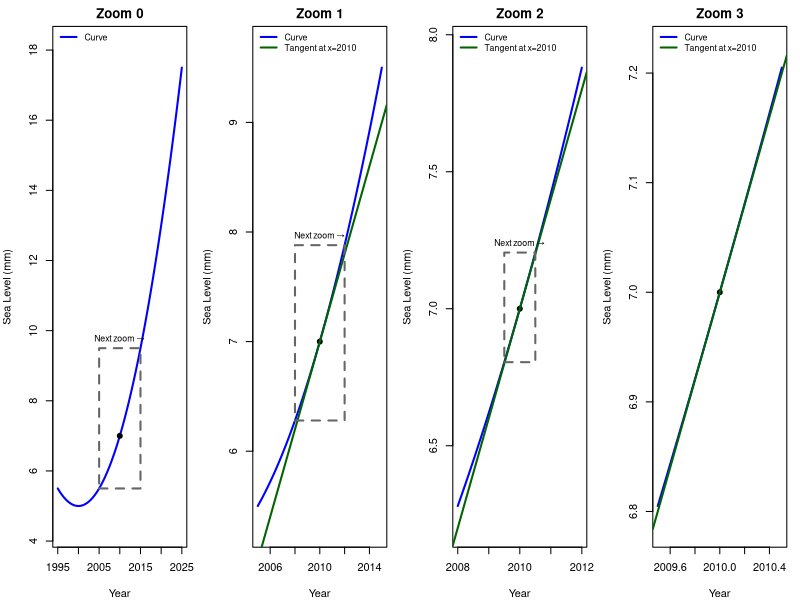
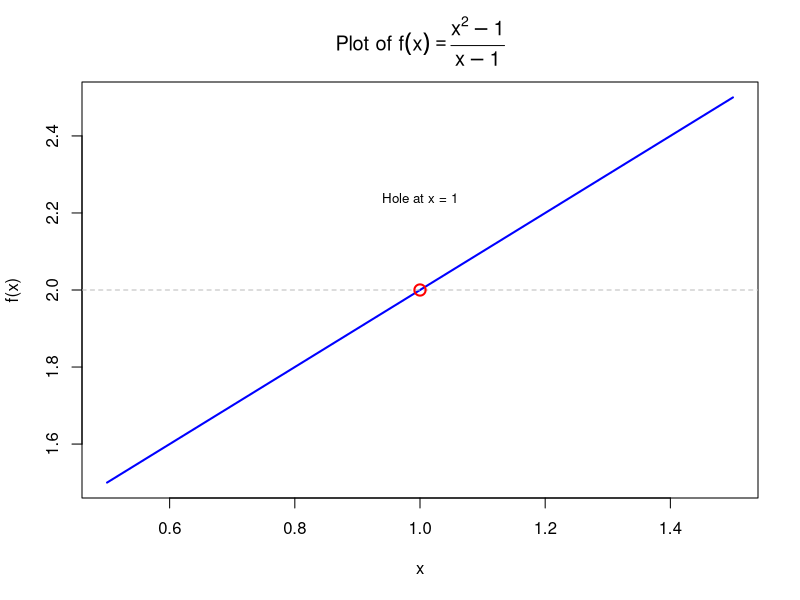
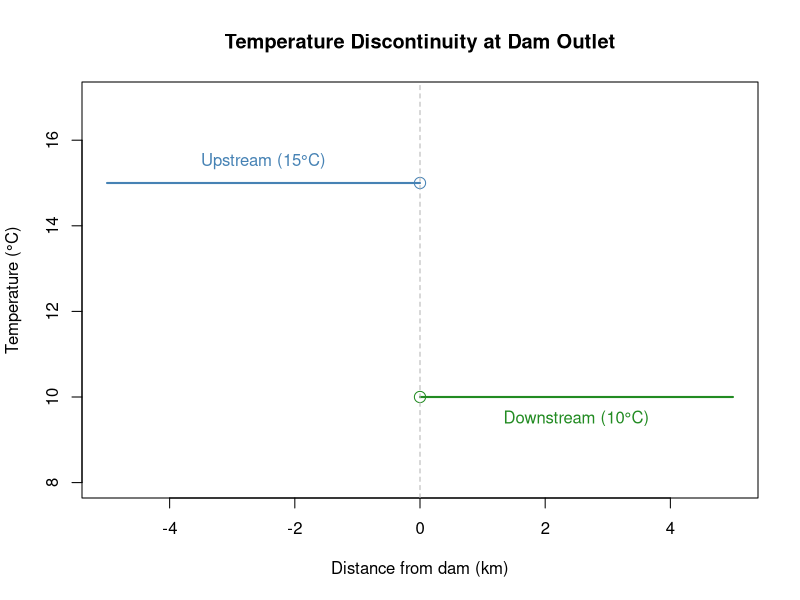
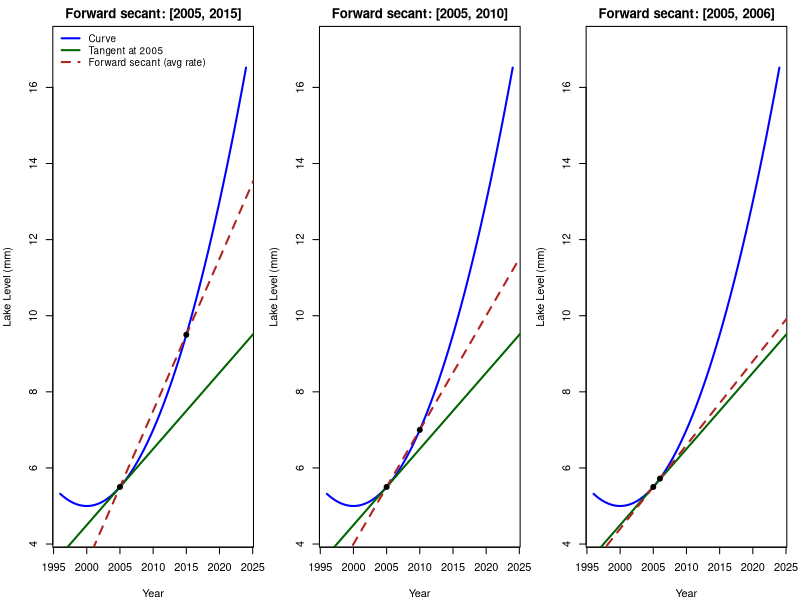
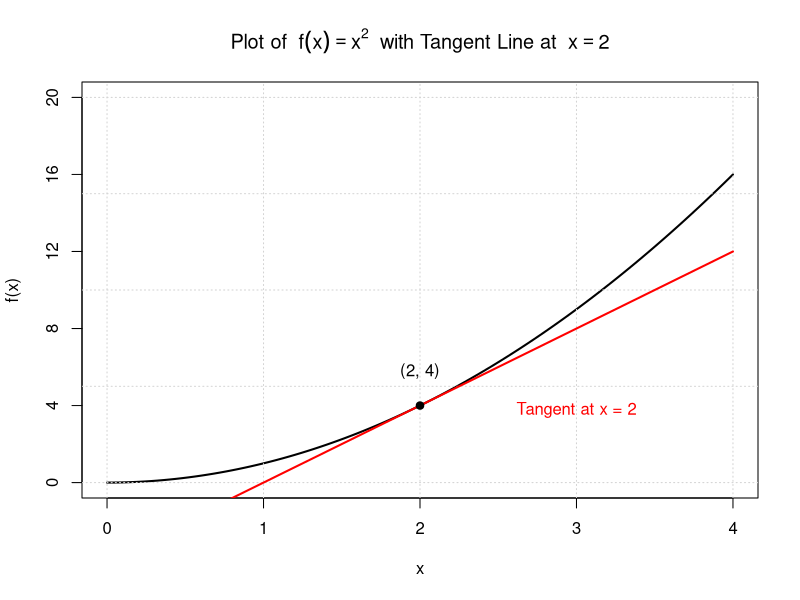
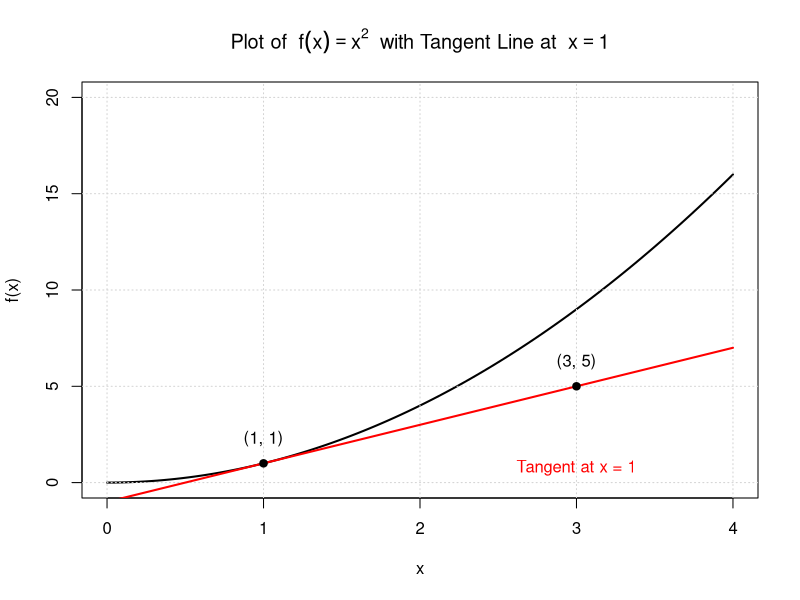
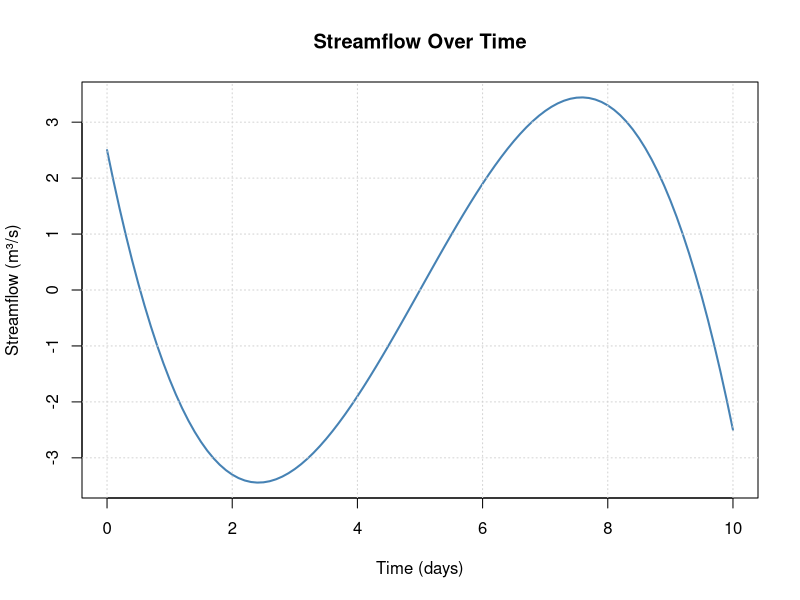
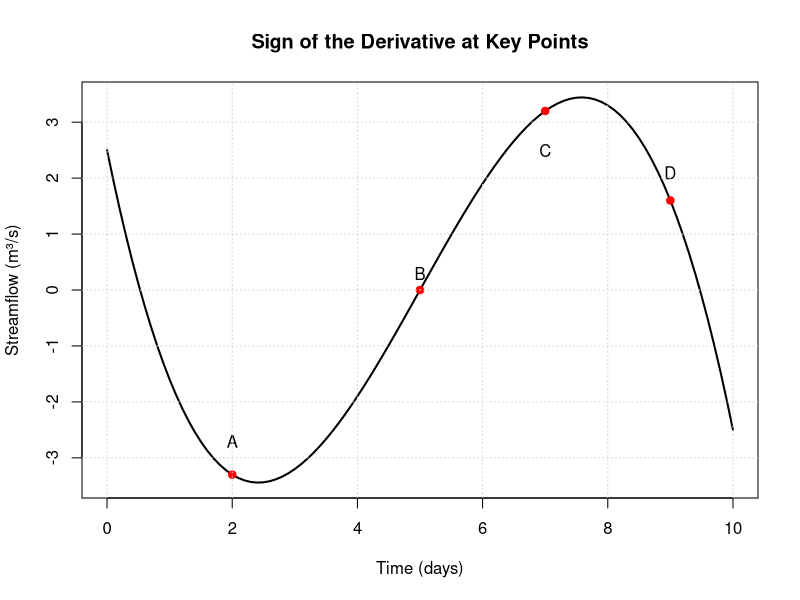

Source code (R) for these figures, in order:
## ---- chunk 1
knitr::kable(
  data.frame(
    `Math / Physics / Data / Context` = c(
      "Rate of change",
      "Slope of the tangent line",
      "Instantaneous rate",
      "Velocity",
      "Acceleration",
      "Gradient",
      "Marginal change",
      "Slope at a point",
      "Rise over run",
      "Delta Y / Delta X"
    ),
    `Environmental / Applied / Context` = c(
      "Growth rate",
      "Decay rate",
      "Reaction rate",
      "Flux",
      "Turnover rate",
      "Loss rate / Gain rate",
      "Change per unit time",
      "Response rate",
      "Uptake rate",
      "First difference"
    )
  ),
  caption = "Terms Across Disciplines That Represent Derivatives",
  booktabs = TRUE
)
## ---- chunk 2
# --- Setup a smooth "sea level" curve and its derivative (for the tangent) ---
f      <- function(x) 0.02*(x - 2000)^2 + 5
fprime <- function(x) 0.04*(x - 2000)

# Focal point for zooming/tangent
x0 <- 2010
y0 <- f(x0)
m0 <- fprime(x0)

# Windows for the 4 panels: full -> zoom1 -> zoom2 -> zoom3
wins <- list(
  c(1995, 2025),
  c(2005, 2015),
  c(2008, 2012),
  c(2009.5, 2010.5)
)

# Helper: y-limits with a little padding for a given x-window
ylims_for_window <- function(w) {
  xs <- seq(w[1], w[2], length.out = 400)
  ys <- f(xs)
  pad <- 0.05 * diff(range(ys))
  c(min(ys) - pad, max(ys) + pad)
}

# Base plotting layout
op <- par(mfrow = c(1, 4), mar = c(4, 4, 2, 1))

for (i in seq_along(wins)) {
  xr <- wins[[i]]
  yr <- ylims_for_window(xr)

  # Plot curve
  plot(NA, xlim = xr, ylim = yr, xlab = "Year", ylab = "Sea Level (mm)",
       main = paste("Zoom", i - 1))
  xs <- seq(xr[1], xr[2], length.out = 800)
  lines(xs, f(xs), col = "blue", lwd = 2)
  points(x0, y0, pch = 19)

  # Add tangent line for panels 2-4
  if (i >= 2) {
    abline(a = y0 - m0 * x0, b = m0, col = "darkgreen", lwd = 2)
    legend("topleft",
           legend = c("Curve", "Tangent at x=2010"),
           col = c("blue", "darkgreen"),
           lty = c(1, 1), lwd = c(2, 2), bty = "n", cex = 0.8)
  } else {
    legend("topleft",
           legend = c("Curve"),
           col = c("blue"),
           lty = c(1), lwd = c(2), bty = "n", cex = 0.8)
  }

  # Draw a "zoom box" pointing to the next panel's window (for panels 1-3)
  if (i < length(wins)) {
    next_xr <- wins[[i + 1]]
    # Choose y-range of the box based on curve over the next x-range,
    # but clamp to current panel's y-range
    xs_box <- seq(next_xr[1], next_xr[2], length.out = 200)
    ys_box <- f(xs_box)
    y_min <- max(min(ys_box), yr[1])
    y_max <- min(max(ys_box), yr[2])
    rect(next_xr[1], y_min, next_xr[2], y_max,
         border = "gray40", lty = 2, lwd = 2)
    text(mean(next_xr), y_max, labels = "Next zoom →", pos = 3, cex = 0.8)
  }
}

par(op)
## ---- chunk 3
# Define the function
f <- function(x) {
  (x^2 - 1) / (x - 1)
}

# Create x values avoiding x = 1 to prevent division by zero
x_vals <- seq(0.5, 1.5, length.out = 100)
x_vals <- x_vals[x_vals != 1]

# Evaluate the function
y_vals <- f(x_vals)

# Plot the function
plot(x_vals, y_vals, type = "l", lwd = 2, col = "blue",
     xlab = "x", ylab = "f(x)",
     main = expression("Plot of " * f(x) == frac(x^2 - 1, x - 1)))

# Add a dashed horizontal line for the limit value
abline(h = 2, col = "gray", lty = 2)

# Add the hole at x = 1
points(1, 2, pch = 1, col = "red", cex = 1.5, lwd = 2)
text(1, 2.2, labels = "Hole at x = 1", pos = 3, cex = 0.8)
## ---- chunk 4
plot(NULL, xlim = c(-5, 5), ylim = c(8, 17), 
     xlab = "Distance from dam (km)", ylab = "Temperature (°C)", 
     main = "Temperature Discontinuity at Dam Outlet")

# Upstream: constant 15°C for x < 0
segments(-5, 15, 0, 15, col = "steelblue", lwd = 2)

# Downstream: constant 10°C for x > 0
segments(0, 10, 5, 10, col = "forestgreen", lwd = 2)

# Open circles at x = 0
points(0, 15, pch = 1, cex = 1.5, col = "steelblue")
points(0, 10, pch = 1, cex = 1.5, col = "forestgreen")

text(-2.5, 15.5, "Upstream (15°C)", col = "steelblue")
text(2.5, 9.5, "Downstream (10°C)", col = "forestgreen")
abline(v = 0, col = "gray70", lty = 2)
## ---- chunk 5
# Smooth "Lake level" curve and derivative (for tangent)
f      <- function(x) 0.02*(x - 2000)^2 + 5
fprime <- function(x) 0.04*(x - 2000)  # derivative of f

# Focal point for forward approximations
x0 <- 2005
y0 <- f(x0)
m_tan <- fprime(x0)

# Forward secant endpoints for each panel
xR_list <- c(2015, 2010, 2006)  # 10-year, 5-year, 1-year forward intervals

# Common plot window
xr <- c(1996, 2024)
xs <- seq(xr[1], xr[2], length.out = 1000)
ys <- f(xs)
yr <- range(ys); pad <- 0.05 * diff(yr); yr <- c(yr[1]-pad, yr[2]+pad)

op <- par(mfrow = c(1, 3), mar = c(4,4,2,1))
for (i in seq_along(xR_list)) {
  xR <- xR_list[i]
  yR <- f(xR)

  # Forward secant slope (average rate on [x0, xR])
  m_sec <- (yR - y0) / (xR - x0)

  # Panel title text
  title_txt <- paste0("Forward secant: [", x0, ", ", xR, "]")

  # Plot curve
  plot(NA, xlim = xr, ylim = yr, xlab = "Year", ylab = "Lake Level (mm)",
       main = title_txt)
  lines(xs, ys, col = "blue", lwd = 2)

  # Tangent line at x0
  abline(a = y0 - m_tan * x0, b = m_tan, col = "darkgreen", lwd = 2)

  # Forward secant line through (x0,y0) and (xR,yR)
  abline(a = y0 - m_sec * x0, b = m_sec, col = "firebrick", lty = 2, lwd = 2)

  # Mark points
  points(c(x0, xR), c(y0, yR), pch = 19)


  # Legend only on the first panel
  if (i == 1) {
    legend("topleft",
           legend = c("Curve", "Tangent at 2005", "Forward secant (avg rate)"),
           col = c("blue", "darkgreen", "firebrick"),
           lty = c(1,1,2), lwd = c(2,2,2), bty = "n", cex = 0.9)
  }
}
par(op)
## ---- chunk 6
# Define the function and its derivative
f <- function(x) x^2
f_prime <- function(x) 2 * x  # Derivative of f(x) = x^2

# Point of tangency
x0 <- 2
y0 <- f(x0)
slope <- f_prime(x0)

# Tangent line function
tangent <- function(x) slope * (x - x0) + y0

# Plot the function with custom axes and ticks
curve(f(x), from = 0, to = 4, lwd = 2,
      xlab = "x", ylab = "f(x)",
      main = expression("Plot of " ~ f(x) == x^2 ~ " with Tangent Line at " ~ x == 2),
      ylim = c(0, 20), yaxt = "n")
axis(2, at = seq(0, 20, by = 4))  # Custom y-axis ticks
grid()

# Add the tangent line
curve(tangent(x), from = 0, to = 4, add = TRUE, col = "red", lwd = 2, lty = 1)

# Mark the point of tangency
points(x0, y0, pch = 19)
text(x0, y0 + 1, labels = "(2, 4)", pos = 3)
text(3, y0 - 1, labels = "Tangent at x = 2", pos = 3, col = "red")
## ---- chunk 7
# Define the function and its derivative
f <- function(x) x^2
f_prime <- function(x) 2 * x  # Derivative of f(x) = x^2

# Point of tangency
x0 <- 1
y0 <- f(x0)
slope <- f_prime(x0)

# Tangent line function
tangent <- function(x) slope * (x - x0) + y0

# Plot the function with custom axes and ticks
curve(f(x), from = 0, to = 4, lwd = 2,
      xlab = "x", ylab = "f(x)",
      main = expression("Plot of " ~ f(x) == x^2 ~ " with Tangent Line at " ~ x == 1),
      ylim = c(0, 20), yaxt = "n")
axis(2, at = seq(0, 20, by = 5))  # Custom y-axis ticks
grid()

# Add the tangent line
curve(tangent(x), from = 0, to = 4, add = TRUE, col = "red", lwd = 2, lty = 1)

# Mark the point of tangency
points(x0, y0, pch = 19)
text(x0, y0 + 0.5, labels = "(1, 1)", pos = 3)
points(3, 5, pch = 19)
text(3, 5.5, labels = "(3, 5)", pos = 3)
text(3, y0 - 1, labels = "Tangent at x = 1", pos = 3, col = "red")
## ---- chunk 8
curve(-0.1*(x - 5)^3 + 2*(x - 5), from = 0, to = 10, 
      xlab = "Time (days)", ylab = "Streamflow (m³/s)", 
      main = "Streamflow Over Time", col = "steelblue", lwd = 2)
grid()
## ---- chunk 9
curve(-0.1*(x - 5)^3 + 2*(x - 5), from = 0, to = 10, 
      xlab = "Time (days)", ylab = "Streamflow (m³/s)", 
      main = "Sign of the Derivative at Key Points", col = "black", lwd = 2)
points(c(2, 5, 7, 9), 
       -0.1*(c(2, 5, 7, 9) - 5)^3 + 2*(c(2, 5, 7, 9) - 5), 
       pch = 19, col = "red")
text(c(2, 5, 7, 9), c(-3, 0, 2.2, 1.8), labels = c("A", "B", "C", "D"), pos = 3)
grid()
## ---- chunk 10
# Define a more complex function
f <- function(x) sin(x/2) + 0.05*(x - 5)^2

# Plot settings
xr <- c(0, 20)
xs <- seq(xr[1], xr[2], length.out = 800)
ys <- f(xs)
yr <- range(ys); pad <- 0.1*diff(yr); yr <- c(yr[1]-pad, yr[2]+pad)

# Plot the curve
plot(xs, ys, type = "l", lwd = 2, col = "blue",
     xlab = "x", ylab = "f(x)",
     main = "Sketch Tangent Lines at Different Points")
grid()

## ---- chunk 11
par(mfrow = c(1, 2))
f <- function(x) -0.1*(x - 5)^3 + 2*(x - 5)
f_prime <- function(x) -0.3*(x - 5)^2 + 2

curve(f(x), from = 0, to = 10, 
      xlab = "x", ylab = "f(x)", 
      main = "Function: A", col = "blue", lwd = 2)

curve(f_prime(x), from = 0, to = 10, 
      xlab = "x", ylab = "f'(x)", 
      main = "Function: B", col = "red", lwd = 2)
## ---- chunk 12
# Tidal height model over 24 hours (semi-diurnal with a small inequality term)
t <- seq(0, 24, length.out = 1000)  # time in hours

# Fundamental tidal period ~12.42 h; we approximate with 12.4 h
omega1 <- 2*pi/12.4      # main semi-diurnal component
omega2 <- 2*pi/24        # small diurnal inequality

# Tidal height function (arbitrary units, e.g., meters)
H <- function(t) {
  1.2*sin(omega1*(t - 1.5)) +     # main tide
    0.3*sin(omega2*(t + 2)) +     # small inequality/asymmetry
    0.1*cos(2*omega1*t) +         # harmonic to sharpen peaks a bit
    2.0                            # mean sea level offset
}

h <- H(t)

# Plot
plot(t, h, type = "l", lwd = 2, col = "blue",
     xlab = "Time (hours)", ylab = "Tide Height (m, relative)",
     main = "Tidal Height Over 24 Hours")
grid()

# Add light vertical guides every 3 hours for reading times
abline(v = seq(0, 24, by = 3), col = rgb(0,0,0,0.1), lty = 1)

# Optional: uncomment to label hours on the x-axis at 0, 6, 12, 18, 24
# axis(1, at = seq(0, 24, by = 6))
## ---- chunk 13
# Forest biomass over time (arbitrary units)
# Use a logistic curve (captures rising -> inflection -> flattening)
K  <- 100        # carrying capacity (plateau biomass)
r  <- 0.18       # intrinsic growth rate
t0 <- 20         # inflection time (switch from concave up to concave down)

B <- function(t) K / (1 + exp(-r*(t - t0)))  # logistic biomass

# Time window
t <- seq(0, 50, length.out = 800)
b <- B(t)

# Base plot
plot(t, b, type = "l", lwd = 2, col = "forestgreen",
     xlab = "Time (years)", ylab = "Forest Biomass (Million tons of Carbon)",
     main = "Forest Biomass Over Time")
grid()

# Optional light guides to help discussion (toggle)
show_guides <- FALSE  # set to TRUE for gentle annotations

if (isTRUE(show_guides)) {
  # Inflection point: logistic switches from concave up to concave down
  t_inflect <- t0
  b_inflect <- B(t_inflect)

  # Shade early (mostly rising & accelerating), mid (curving downward), late (flattening)
  rect(0, par("usr")[3], t_inflect, par("usr")[4],
       col = rgb(0, 0.5, 0, 0.06), border = NA)
  rect(t_inflect, par("usr")[3], 40, par("usr")[4],
       col = rgb(0.5, 0.3, 0, 0.06), border = NA)
  rect(40, par("usr")[3], 50, par("usr")[4],
       col = rgb(0, 0, 0.5, 0.06), border = NA)

  # Mark inflection and near-plateau guide
  points(t_inflect, b_inflect, pch = 19, col = "gray30")
  abline(v = t_inflect, col = "gray60", lty = 2)
  abline(h = K, col = "gray70", lty = 3)

  # Labels
  text(10, B(10), "Rising (derivative > 0)", pos = 3, cex = 0.9, col = "darkgreen")
  text(28, B(28), "Curving downward\n(decelerating growth,\nsecond derivative < 0)",
       pos = 3, cex = 0.85, col = "sienna4")
  text(45, K, "Flattening (derivative → 0)", pos = 3, cex = 0.9, col = "navy")
}
## ---- chunk 14
# Create sequence
time <- seq(0, 10, length.out = 200)

# Graph A: Linear growth
growth_A <- 2 * time

# Graph B: Logistic/S-curve (best match for invasive plant story)
growth_B <- 100 / (1 + exp(-1.2 * (time - 5)))  # logistic curve

# Graph C: Sharp growth then crash
growth_C <- ifelse(time < 5, 10 * time, 50 - 8 * (time - 5))

# Plot all three
par(mfrow = c(1, 3))

plot(time, growth_A, type = "l", lwd = 2, col = "steelblue",
     xlab = "Time", ylab = "Coverage", main = "Graph A: Linear Growth")

plot(time, growth_B, type = "l", lwd = 2, col = "forestgreen",
     xlab = "Time", ylab = "Coverage", main = "Graph B: Logistic Growth")

plot(time, growth_C, type = "l", lwd = 2, col = "firebrick",
     xlab = "Time", ylab = "Coverage", main = "Graph C: Growth Then Drop")


## ---- chunk 15
curve(100 - 2*x - 0.1*x^2, from = 0, to = 20,
      xlab = "Years since 2000", ylab = "Area (km\u00B2)",
      main = "Glacier Area Over Time", col = "steelblue", lwd = 2)
grid()
## ---- chunk 16
f <- function(t) 100 - 2*t - 0.1*t^2
curve(f(x), from = 0, to = 20,
      xlab = "Years since 2000", ylab = "Area (km\u00B2)",
      main = "Glacier Area with Secant Line", col = "steelblue", lwd = 2)
segments(5, f(5), 15, f(15), col = "red", lwd = 2, lty = 2)
points(c(5, 15), c(f(5), f(15)), pch = 19, col = "red")
grid()
## ---- chunk 17
curve(15 + 2*sin(0.5*x), from = 0, to = 10,
      xlab = "Days", ylab = "Temperature (\u00B0C)",
      main = "Stream Temperature Over Time", col = "steelblue", lwd = 2)
grid()
## ---- chunk 18
set.seed(123)
par(mfrow = c(2,3), mar = c(4,4,2,1))

# x grid for plotting
x <- seq(0, 5, length.out = 300)

# Define five functions
funs <- list(
  A = function(x) x^2,
  B = function(x) -x^2 + 6,
  C = function(x) sin(x),
  D = function(x) cos(x) + 2,
  E = function(x) exp(0.3 * x)
)

# Helper to draw one panel
draw_panel <- function(fname, f) {
  y <- f(x)
  plot(x, y, type = "l", lwd = 2, col = "steelblue",
       xlab = "x", ylab = "y", main = paste("Graph", fname))
  # red point at x = 2
  y2 <- f(2)
  points(2, y2, pch = 19, col = "red")
}

# Plot the five graphs
nm <- names(funs)
for (i in seq_along(funs)) {
  draw_panel(nm[i], funs[[i]])
}

# Fill the 6th panel with a prompt
plot.new(); title(main = "Match each graph to a slope")

par(mfrow = c(1,1))

## ---- chunk 19
curve(30*exp(-0.3*x), from=0, to=10,
      xlab = "Days since rainfall", ylab = "Soil Moisture (%)",
      main = "Soil Moisture Decay", col = "saddlebrown", lwd = 2)
grid()
